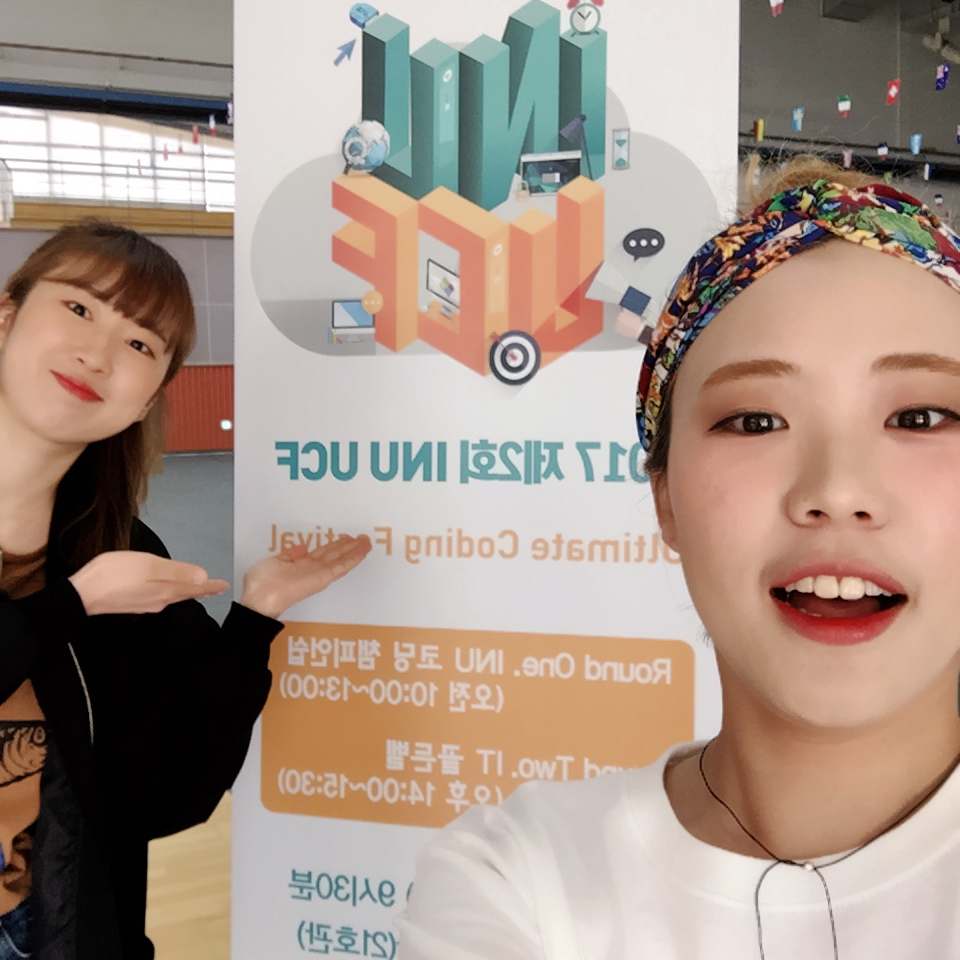
//> input picture input/IMG_6385.JPG, 960 x 960 px
$ ./8-1 ../input/IMG_6385.JPG   (built with g++ and OpenCV 4)
//> lines starting //> are read from the running program, lines starting //| are printed output that depends on the picture
#include <opencv2\opencv.hpp>

using namespace std;
using namespace cv;

#define RHO (double) 1
#define THETA CV_PI / 180

void draw_houghLines(Mat src, Mat& dst, vector<Vec2f> lines, int nline)
{
	cvtColor(src, dst, CV_GRAY2BGR);
	for (int i = 0; i < min((int)lines.size(), nline); i++)
	{
		float rho = lines[i][0];
		float theta = lines[i][1];
		double a = cos(theta);
		double b = sin(theta);

		Point2d pt(a*rho, b*rho);
		Point2d delta(1000 * -b, 1000 * a);
		line(dst, pt + delta, pt - delta, Scalar(0, 255, 0), 1, LINE_AA);
	}
}
void trackBarChanged(int value, void *param)
{
	Mat* _canny = (Mat *)param;
	Mat res;
	HoughLines(*_canny, res, RHO, THETA, value);
	imshow("hough", res);
}

int main(int argc, char *argv[])
{
	Mat img = imread(argv[1], IMREAD_UNCHANGED);
//> img is the input picture: 960 rows x 960 cols, CV_8UC3; mean B, G, R 134.7, 146.8, 165.8

	if (img.empty() == true)
	{
		cout << "Unable to read image" << endl;
		return -1;
	}


	Mat gray;
	cvtColor(img, gray, COLOR_BGR2GRAY);
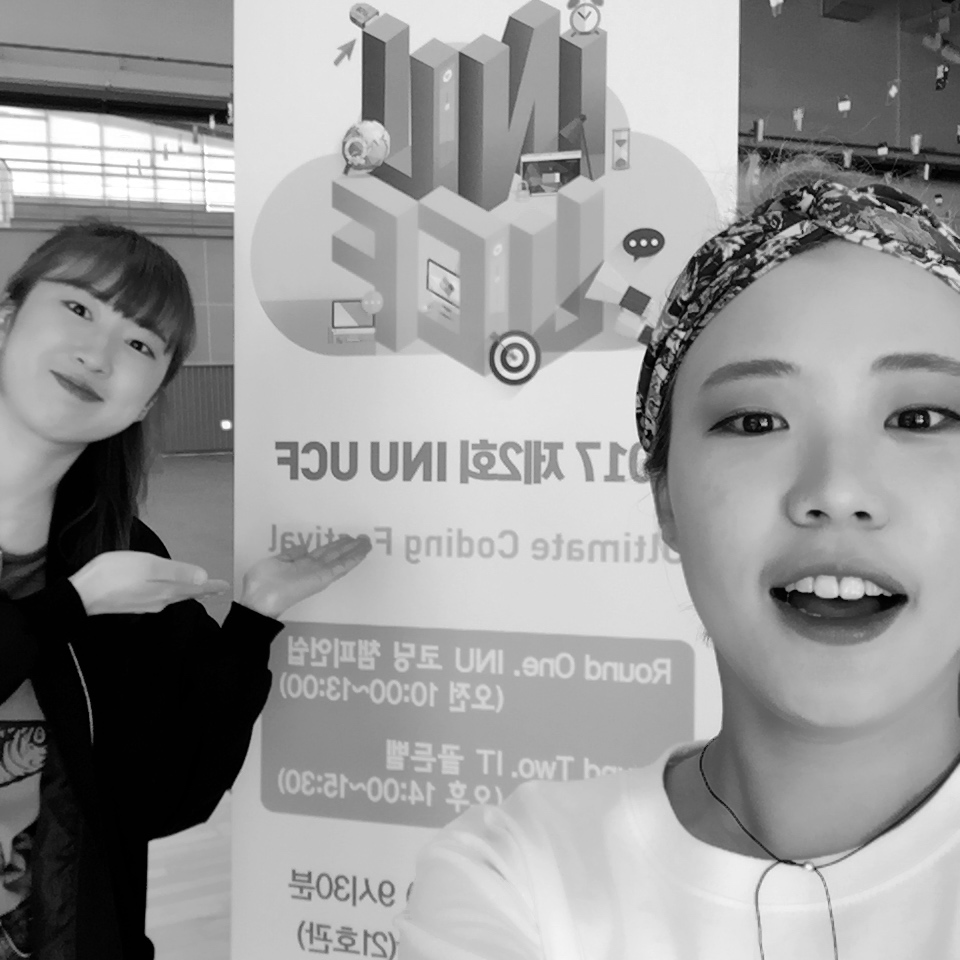
//> gray: 960 rows x 960 cols, CV_8UC1; min 0, max 255, mean 151.1


	Mat canny, dst;
	GaussianBlur(gray, canny, Size(5, 5), 2, 2);
	Canny(canny, canny, 100, 150, 3);
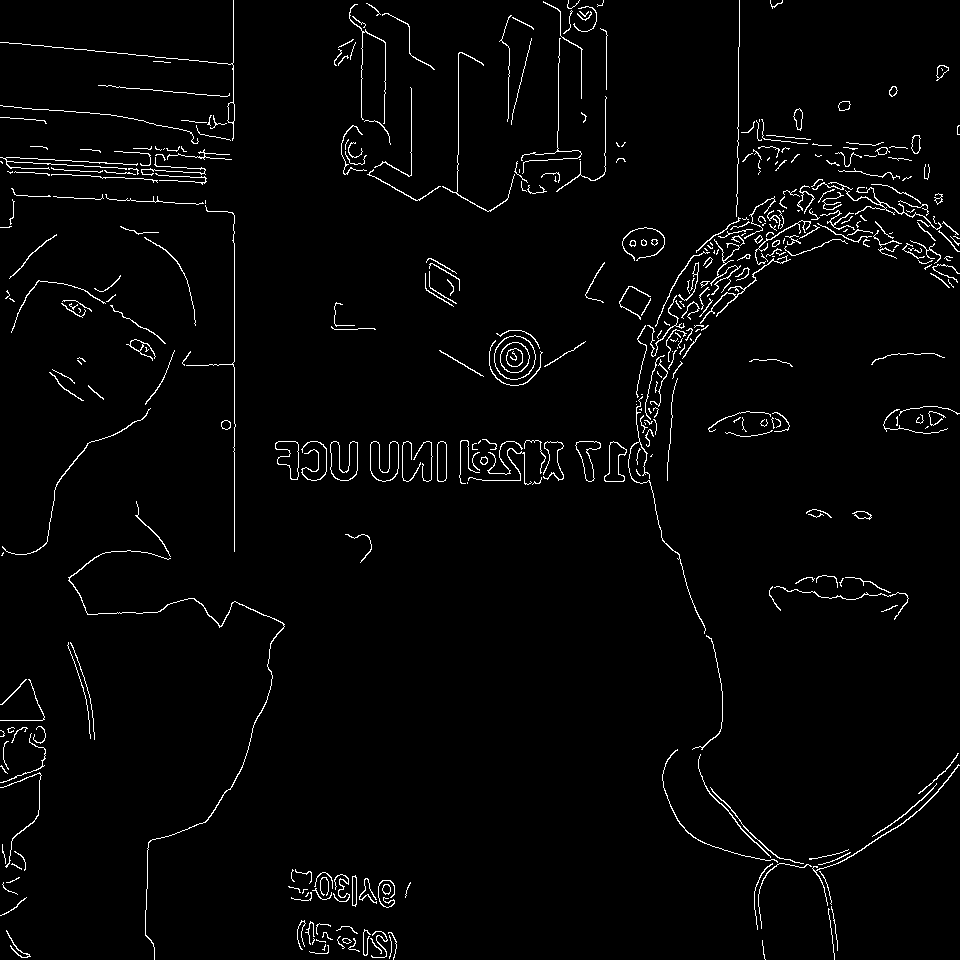
//> canny: 960 rows x 960 cols, CV_8UC1; 2.4% white in thin lines or dots

	int threshold_value = 10;
	vector<Vec2f> lines;
	HoughLines(canny, lines, RHO, THETA, threshold_value);
//> lines = 23999 items
	draw_houghLines(canny, dst, lines, 10);
//> in draw_houghLines, `cvtColor(src, dst, CV_GRAY2BGR);`: dst: 960 rows x 960 cols, CV_8UC3; 2.4% white in thin lines or dots
//> the loop in draw_houghLines, `for (int i = 0; i < min((int)lines.size(), nline); i++)` made 10 passes
//> (rho, theta, a, b, pt, delta) on passes 2 to 10: (171, 1.62, -0.0523, 0.999, Point(-8.95, 170.8), Point(-998.6, -52.34)), (166, 1.62, -0.0523, 0.999, Point(-8.69, 165.8), Point(-998.6, -52.34)), (161, 1.62, -0.0523, 0.999, Point(-8.43, 160.8), Point(-998.6, -52.34)), (193, 1.62, -0.0523, 0.999, Point(-10.1, 192.7), Point(-998.6, -52.34)), (157, 1.62, -0.0523, 0.999, Point(-8.22, 156.8), Point(-998.6, -52.34)), (740, 0.0175, 1, 0.0175, Point(739.9, 12.91), Point(-17.45, 999.8)), (711, 0.785, 0.707, 0.707, Point(502.8, 502.8), Point(-707.1, 707.1)), (169, 1.55, 0.0175, 1, Point(2.95, 169), Point(-999.8, 17.45)), (155, 1.64, -0.0698, 0.998, Point(-10.81, 154.6), Point(-997.6, -69.76))
//> (rho, theta, a, b, delta) on pass 1: (234, 0, 1, 0, Point(0, 1000))
//> after the loop in draw_houghLines, `for (int i = 0; i < min((int)lines.size(), nline); i++)`:
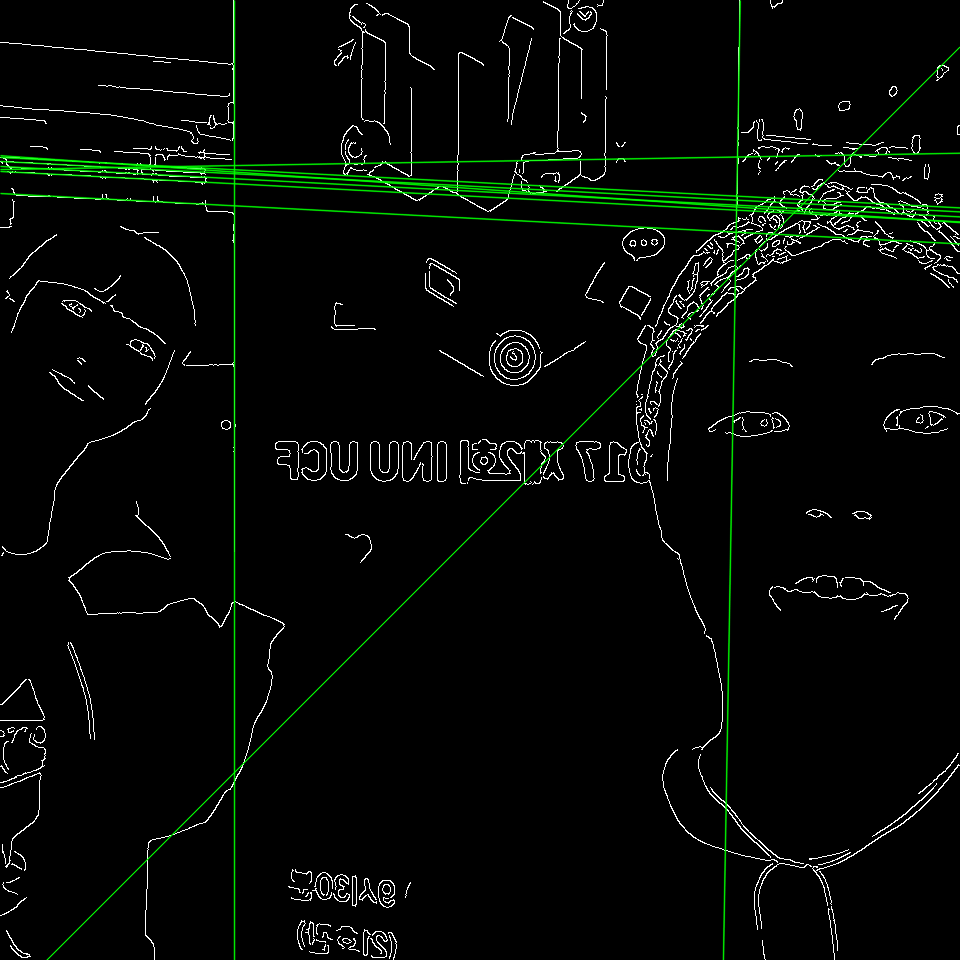
//> dst: 960 rows x 960 cols, CV_8UC3; mean B, G, R 5.7, 9.3, 5.7

	imshow("original", img);
	imshow("canny", canny);
	imshow("hough", dst);

	createTrackbar("MyTrackbar","MyImage", &threshold_value, 100, trackBarChanged, &canny);


	waitKey(0);
	return 0;
}

$ run again, on input/1.png
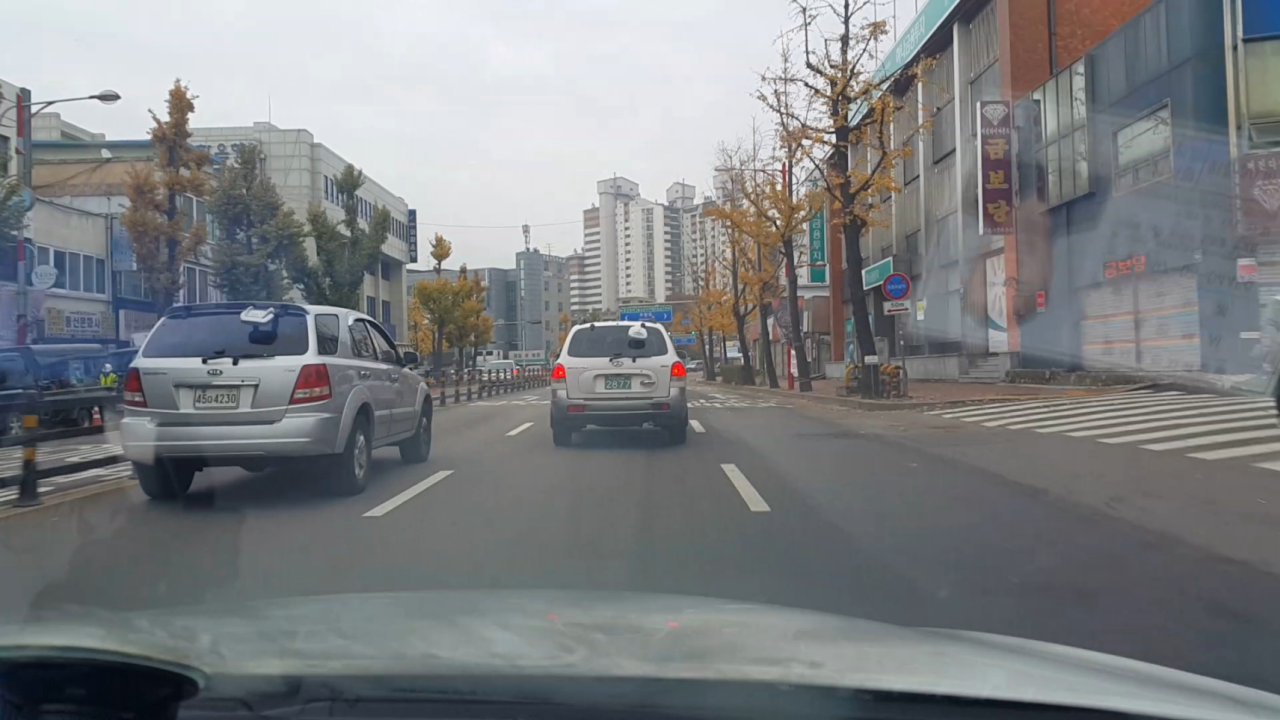
//> input picture input/1.png, 1280 x 720 px
//> img is the input picture: 720 rows x 1280 cols, CV_8UC3; mean B, G, R 129.6, 127.2, 124.4
//> `Canny(canny, canny, 100, 150, 3);`:
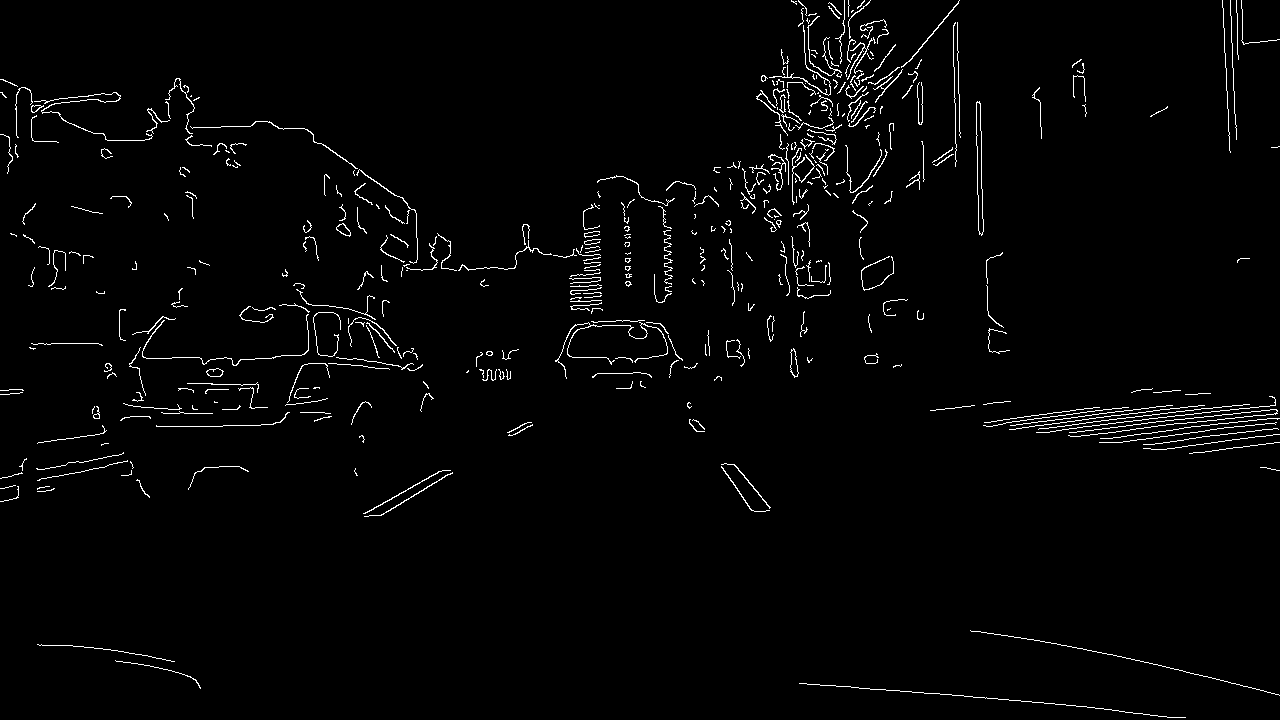
//> canny: 720 rows x 1280 cols, CV_8UC1; 2% white in thin lines or dots
//> lines = 22162 items
//> the loop in draw_houghLines, `for (int i = 0; i < min((int)lines.size(), nline); i++)` made 10 passes
//> (rho, theta, a, b, pt, delta) on passes 1 to 6: (609, 1.66, -0.0872, 0.996, Point(-53.08, 606.7), Point(-996.2, -87.16)), (735, 0.698, 0.766, 0.643, Point(563, 472.4), Point(-642.8, 766)), (429, 1.55, 0.0175, 1, Point(7.49, 428.9), Point(-999.8, 17.45)), (548, 1.45, 0.122, 0.993, Point(66.78, 543.9), Point(-992.5, 121.9)), (552, 1.45, 0.122, 0.993, Point(67.27, 547.9), Point(-992.5, 121.9)), (340, 1.64, -0.0698, 0.998, Point(-23.72, 339.2), Point(-997.6, -69.76))
//> after the loop in draw_houghLines, `for (int i = 0; i < min((int)lines.size(), nline); i++)`:
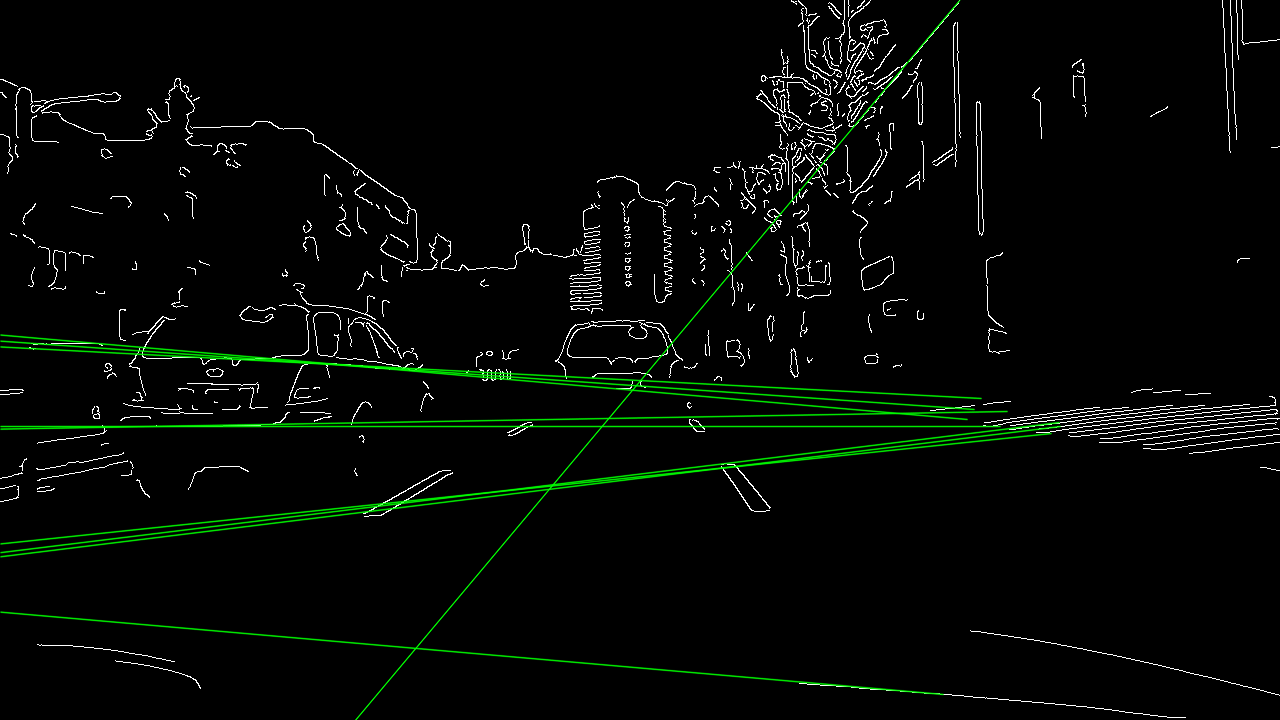
//> dst: 720 rows x 1280 cols, CV_8UC3; mean B, G, R 5, 8.6, 5
